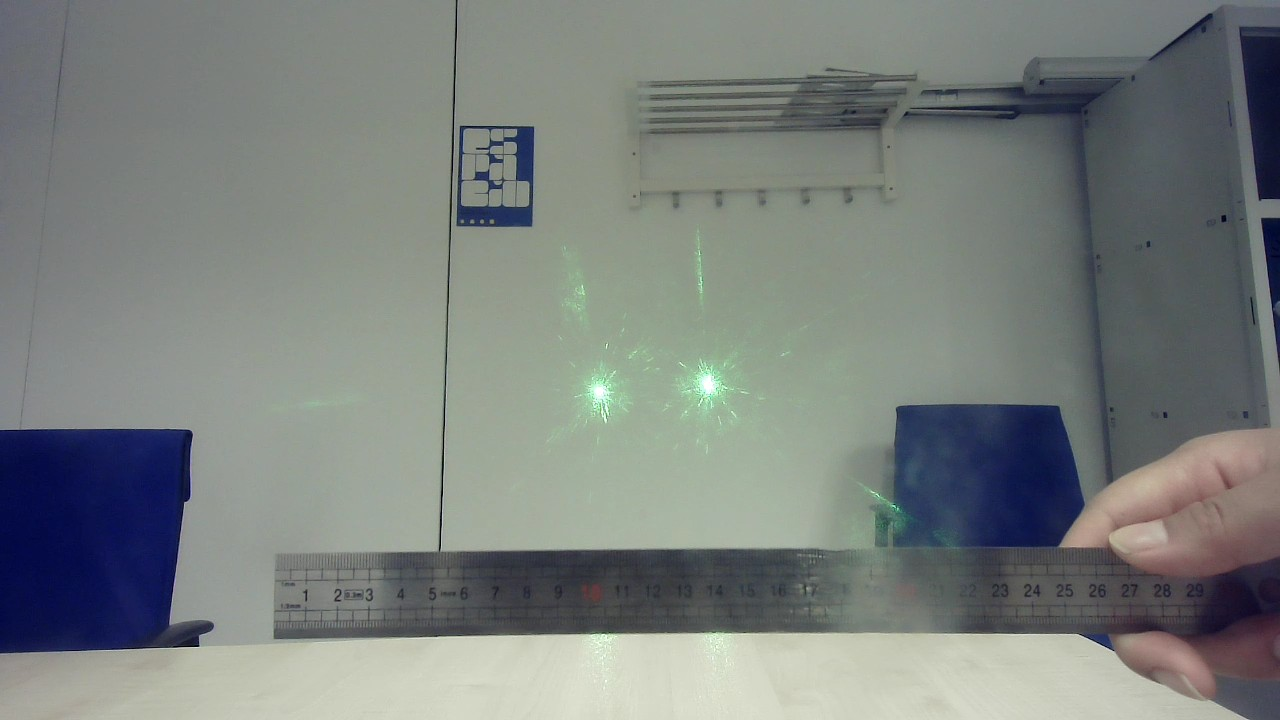
#> input picture Percepcion/A2.jpeg, 1280 x 720 px
$ python medicion_laser.py
#> lines starting #> are read from the running program, lines starting #| are printed output that depends on the picture; after the words box and inside, x2 and y2 are one past the last pixel; in counts of white or black regions, pixels touching at a corner belong together
import cv2
import numpy as np
from tkinter import filedialog, Tk, simpledialog

# ─────────────────────────────────────────────
# CONFIGURACIÓN
# ─────────────────────────────────────────────
UMBRAL_VERDE = 240
UNIDAD = "mm"
Y_INICIO, Y_FIN   = 50, 700
X_INICIO, X_FIN   = 50, 1200

Y1, Y2   = 235 , 485
X1, X2   = 390 , 890

# ─────────────────────────────────────────────
# VARIABLES GLOBALES DE CALIBRACIÓN
# ─────────────────────────────────────────────
puntos_calib   = []   # almacena los 2 clics de calibración
factor_escala  = None

# [41 lines left out: function click_calibracion, not called in this run]

# ─────────────────────────────────────────────
# SELECCIÓN DE IMAGEN
# ─────────────────────────────────────────────
root = Tk()
root.withdraw()
ruta = filedialog.askopenfilename(
    title="Selecciona la imagen",
    filetypes=[("Imágenes", "*.png *.jpg *.jpeg *.bmp")]
)
#> the answer given: Percepcion/A2.jpeg
root.destroy()

if not ruta:
    print("No seleccionaste ninguna imagen.")
    exit()

img = cv2.imread(ruta)
#> img is the input picture: shape (720, 1280, 3); mean B, G, R 125.6, 128.4, 122.7
if img is None:
    print("Error: no se pudo cargar la imagen.")
    exit()

# ─────────────────────────────────────────────
# PASO 1 — CALIBRACIÓN INTERACTIVA
# ─────────────────────────────────────────────
calib_img = img.copy()
cv2.namedWindow("CALIBRACION - haz clic en 2 puntos")
cv2.setMouseCallback("CALIBRACION - haz clic en 2 puntos", click_calibracion, calib_img)

print("="*45)
print(" PASO 1: CALIBRACIÓN")
print(" Haz clic en 2 puntos de la imagen sobre")
print(" un objeto de tamaño conocido.")
print(" Pulsa ENTER o ESC para saltar la calibración.")
print("="*45)

cv2.putText(calib_img, "Clic en 2 puntos de referencia | ENTER=saltar",
            (10, 22), cv2.FONT_HERSHEY_SIMPLEX, 0.5, (0, 165, 255), 1)
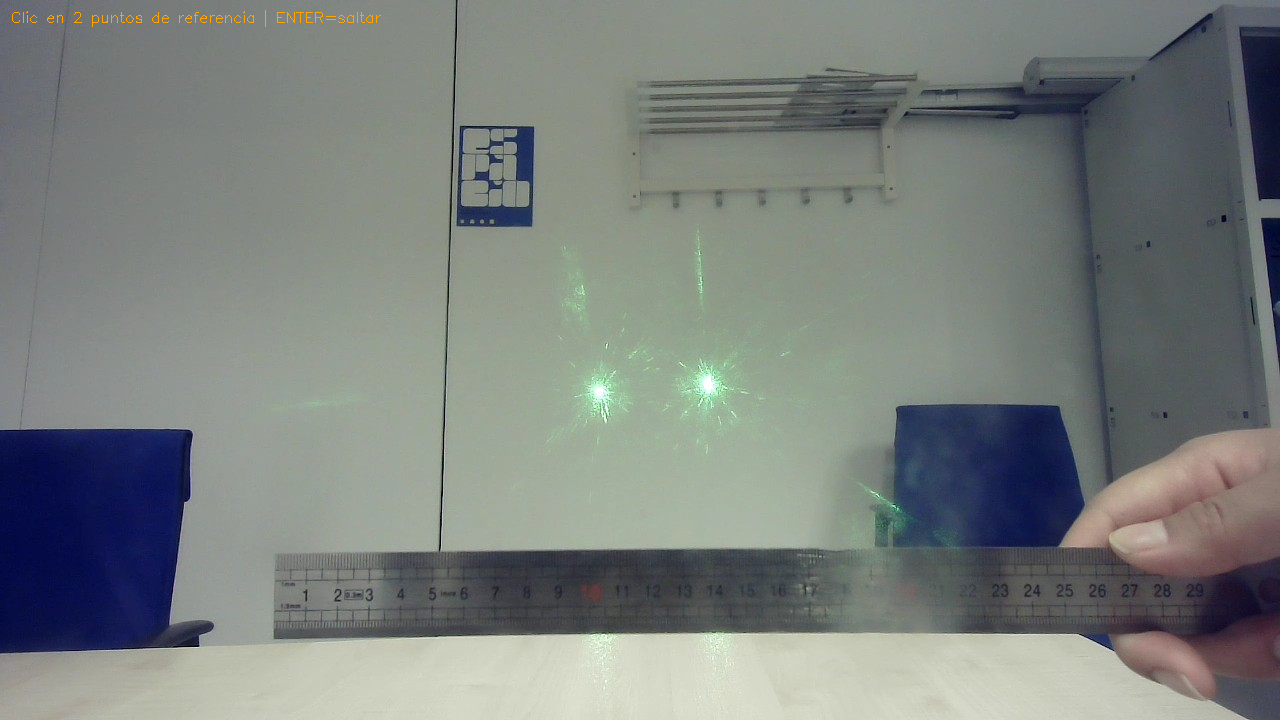
#> calib_img: shape (720, 1280, 3); 0.08% of pixels changed, all inside (x1, y1, x2, y2) = (12, 10, 381, 27)
cv2.imshow("CALIBRACION - haz clic en 2 puntos", calib_img)

while True:
    key = cv2.waitKey(50) & 0xFF
#> (key Esc is pressed here)
    if key in (13, 27):    # ENTER o ESC → saltar calibración
        cv2.destroyWindow("CALIBRACION - haz clic en 2 puntos")
        break
    if factor_escala is not None:  # ya se calculó al hacer 2 clics
        break

# ─────────────────────────────────────────────
# PASO 2 — DETECCIÓN DEL LÁSER (FILTRADO POR ÁREA)
# ─────────────────────────────────────────────
roi = calib_img[Y_INICIO:Y_FIN, X_INICIO:X_FIN]
canal_verde = roi[:, :, 1]
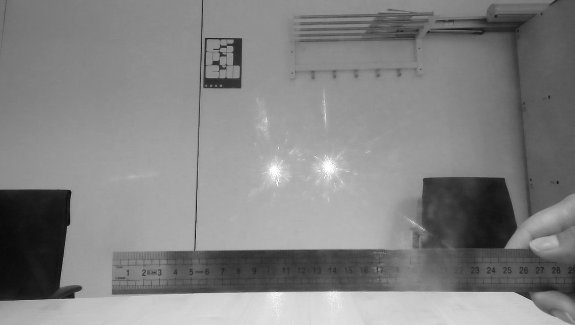
#> canal_verde: shape (650, 1150) (shown at 1/2 size); min 0, max 255, mean 131.1

# 1. Binarización
_, thresh = cv2.threshold(canal_verde, UMBRAL_VERDE, 255, cv2.THRESH_BINARY)
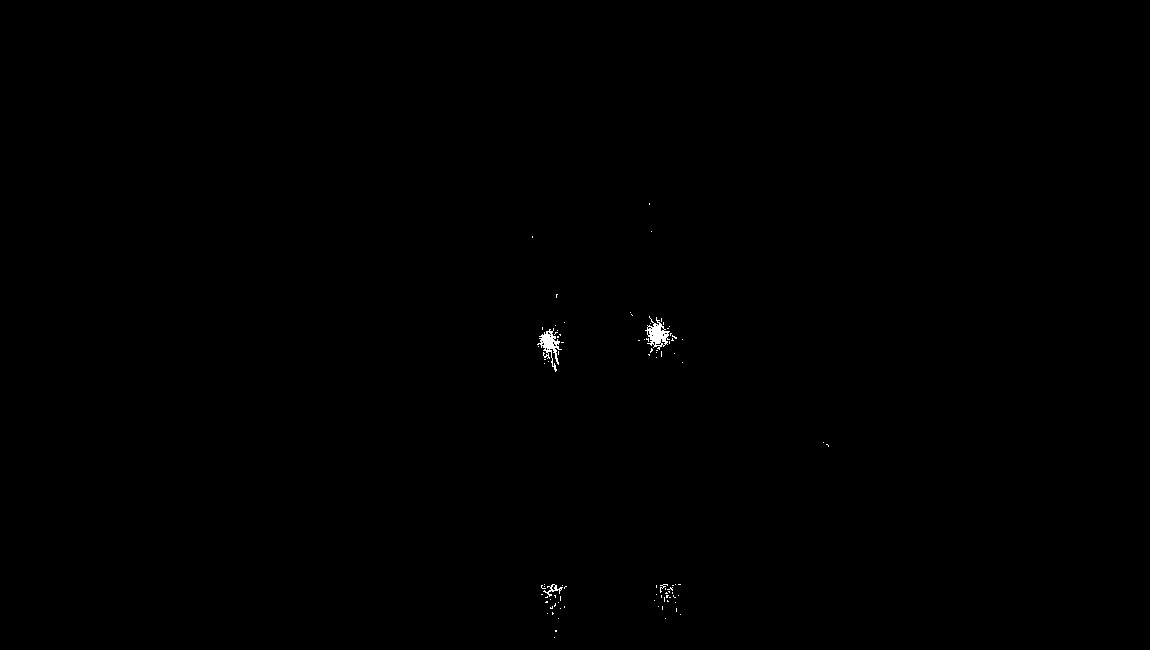
#> thresh: shape (650, 1150); 0.15% white; 91 white regions (87 under 20 px)

# 2. Encontrar TODOS los contornos (lásers reales + reflejos)
contornos, _ = cv2.findContours(thresh, cv2.RETR_EXTERNAL, cv2.CHAIN_APPROX_SIMPLE)
#> contornos = 91 contours, 88 with area under 20; largest, box (x1, y1, x2, y2) and area: (645, 316, 670, 350) 346, (537, 328, 562, 372) 278, (543, 584, 563, 597) 52

# 3. EL TRUCO: Ordenar los contornos por su Área (de mayor a menor masa)
contornos_ordenados = sorted(contornos, key=cv2.contourArea, reverse=True)
#> contornos_ordenados has the same summary as contornos

# 4. Nos quedamos SOLO con los 2 más grandes (ignorando todo el ruido restante)
# Si encuentra menos de 2, cogerá los que haya.
contornos_principales = contornos_ordenados[:2]
#> contornos_principales = 2 contours; box (x1, y1, x2, y2) and area: (645, 316, 670, 350) 346, (537, 328, 562, 372) 278

thresh = cv2.cvtColor(thresh, cv2.COLOR_GRAY2BGR)
#> thresh: shape (650, 1150, 3); 0.15% white; 91 white regions (87 under 20 px), largest, box (x1, y1, x2, y2) and area: (645, 316, 670, 350) 376, (537, 328, 562, 372) 371, (543, 584, 563, 597) 76, (660, 584, 668, 593) 22

centros = []
for cnt in contornos_principales:
    M = cv2.moments(cnt)
    if M["m00"] != 0:
        cx = int(M["m10"] / M["m00"])
        cy = int(M["m01"] / M["m00"])
        centros.append((cx, cy))

        # Opcional: Dibujar el contorno exacto detectado para que veas qué masa escogió
        cv2.drawContours(roi, [cnt], -1, (0, 255, 0), 1)
        # Dibujar el centro de masa

        # 1. Dibujar el círculo exterior (HUECO)
        cv2.circle(roi, (cx, cy), 7, (0, 0, 255), 2)

        # 2. Dibujar el puntito central (MACIZO)
        cv2.circle(roi, (cx, cy), 2, (0, 0, 255), -1)

        # Dibujar el centro
        cv2.circle(thresh, (cx, cy), 5, (255, 0, 0), -1)
#> this loop made 2 passes
#> (cx, cy) on passes 1 to 2: (657, 334), (549, 343)
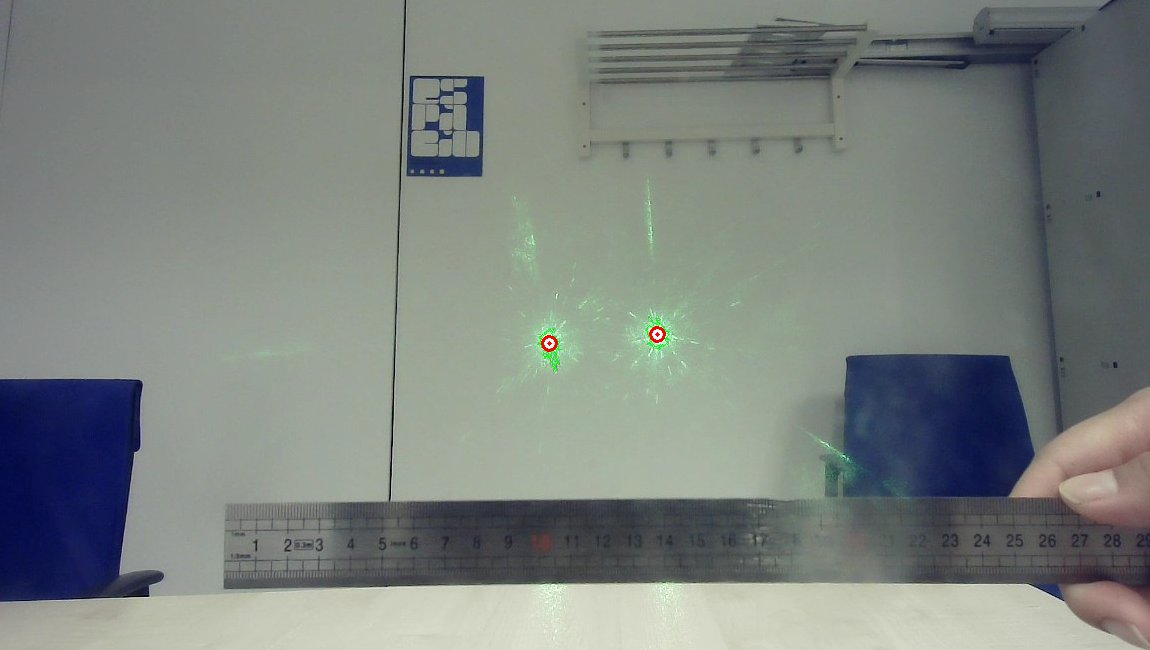
#> roi: shape (650, 1150, 3); mean B, G, R 126.8, 131, 124.3
#> thresh: shape (650, 1150, 3); mean B, G, R 0.4, 0.3, 0.3
#> after the loop, centros = [(657, 334), (549, 343)]

print("\n" + "="*45)
print(" PASO 2: DETECCIÓN DE LÁSER")

if len(centros) >= 2:
    # Ordenamos por la coordenada X (de izquierda a derecha) para tener p1 y p2 siempre en el mismo orden
    centros.sort()
    p1, p2 = centros[0], centros[1]
#> p1 = (549, 343); p2 = (657, 334)

    # Cálculo de distancia
    distancia_px = np.hypot(p2[0]-p1[0], p2[1]-p1[1])
#> distancia_px = 108.4

    # Dibuja línea y etiqueta entre los dos puntos
    cv2.line(roi, p1, p2, (0, 255, 255), 1)
#> roi: shape (650, 1150, 3); 0.01% of pixels changed, all inside (x1, y1, x2, y2) = (549, 334, 658, 344)
    cv2.line(thresh, p1, p2, (255, 0, 0), 1)
#> thresh: shape (650, 1150, 3); mean B, G, R 0.4, 0.3, 0.3

    print(f"  Puntos detectados : {len(centros)}")
#|   Puntos detectados : 2
    print(f"  Distancia         : {distancia_px:.1f} px")
#|   Distancia         : 108.4 px

    if factor_escala:
        distancia_real = distancia_px * factor_escala
        etiqueta = f"{distancia_real:.2f} {UNIDAD}"
        print(f"  Factor de escala  : {factor_escala:.5f} {UNIDAD}/px")
        print(f"  Distancia real    : {distancia_real:.2f} {UNIDAD}")
    else:
        etiqueta = f"{distancia_px:.1f} px"
#> etiqueta = '108.4 px'
        print("  (sin calibración, resultado en px)")

    cv2.putText(roi, etiqueta,
                (p1[0], p1[1] - 10),
                cv2.FONT_HERSHEY_SIMPLEX, 0.5, (0, 255, 255), 1)
#> roi: shape (650, 1150, 3); mean B, G, R 126.8, 131.1, 124.4
    cv2.putText(thresh, etiqueta,
                (p1[0], p1[1] - 10),
                cv2.FONT_HERSHEY_SIMPLEX, 0.5, (0, 255, 255), 1)
#> thresh: shape (650, 1150, 3); mean B, G, R 0.4, 0.4, 0.4
else:
    print(f"  Solo se detectaron {len(centros)} puntos grandes. Se necesitan 2.")
    print("  Ajusta UMBRAL_VERDE o revisa la iluminación.")

print("="*45)

# ─────────────────────────────────────────────
# PASO 3 — MOSTRAR RESULTADO
# ─────────────────────────────────────────────
cv2.imshow("Resultado (ROI)", roi)
thresh = thresh[Y1:Y2, X1:X2]
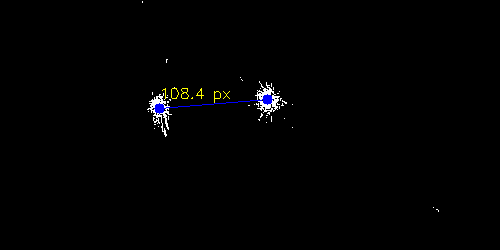
#> thresh: shape (250, 500, 3); mean B, G, R 1.9, 1.7, 1.7
cv2.imshow("Mascara canal verde", thresh)
cv2.waitKey(0)
cv2.destroyAllWindows()

$ run again, on Percepcion/B1.jpeg
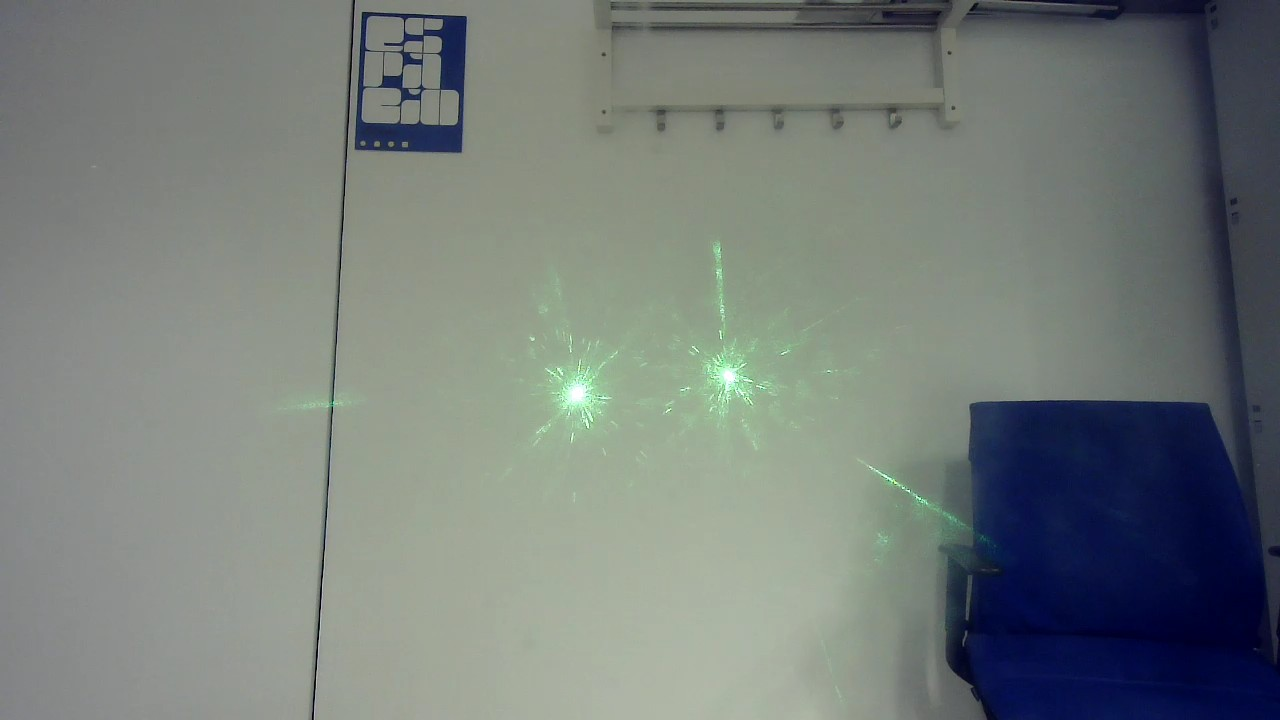
#> input picture Percepcion/B1.jpeg, 1280 x 720 px
#> img is the input picture: shape (720, 1280, 3); mean B, G, R 122.5, 126.2, 118.7
#> calib_img: shape (720, 1280, 3); 0.08% of pixels changed, all inside (x1, y1, x2, y2) = (12, 10, 381, 27)
#> `_, thresh = cv2.threshold(canal_verde, UMBRAL_VERDE, 255, cv2.THRESH_B..`:
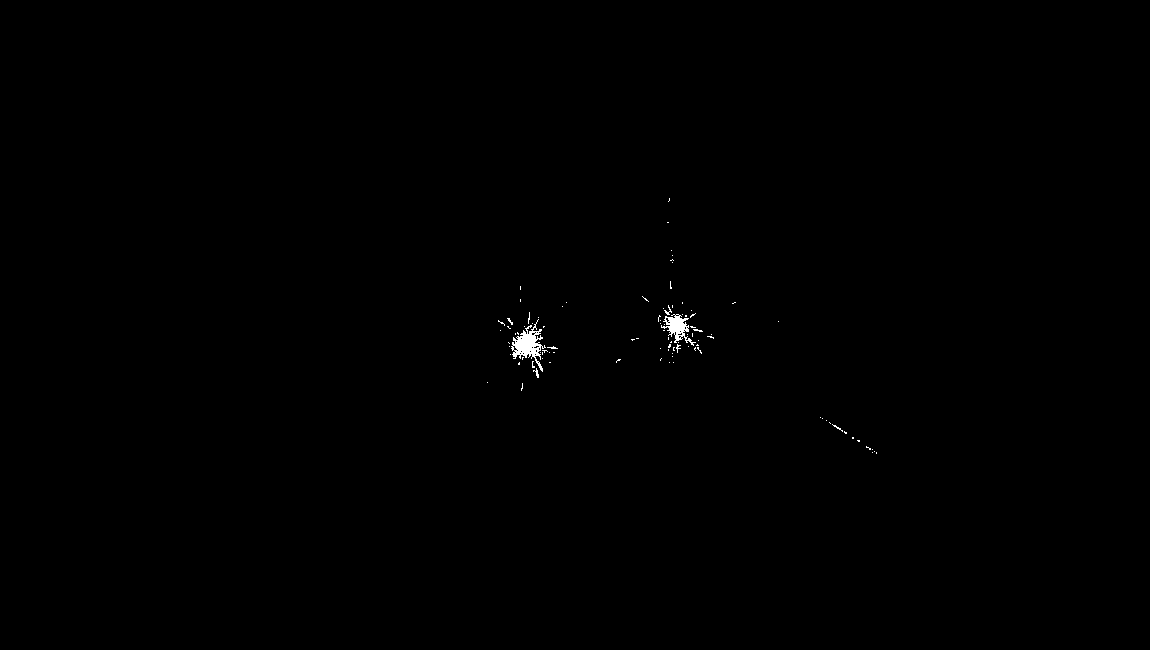
#> thresh: shape (650, 1150); 0.21% white; 97 white regions (93 under 20 px)
#> contornos = 97 contours, 95 with area under 20; largest, box (x1, y1, x2, y2) and area: (511, 319, 546, 372) 568, (661, 314, 696, 346) 360
#> contornos_ordenados has the same summary as contornos
#> contornos_principales = 2 contours; box (x1, y1, x2, y2) and area: (511, 319, 546, 372) 568, (661, 314, 696, 346) 360
#> the loop `for cnt in contornos_principales:` made 2 passes
#> (cx, cy) on passes 1 to 2: (527, 344), (676, 326)
#> after the loop `for cnt in contornos_principales:`: centros = [(527, 344), (676, 326)]
#> p1 = (527, 344); p2 = (676, 326)
#> distancia_px = 150.1
#|   Puntos detectados : 2
#|   Distancia         : 150.1 px
#> etiqueta = '150.1 px'
#> `thresh = thresh[Y1:Y2, X1:X2]`:
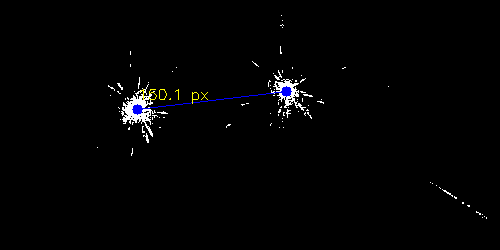
#> thresh: shape (250, 500, 3); mean B, G, R 3.4, 3, 3
